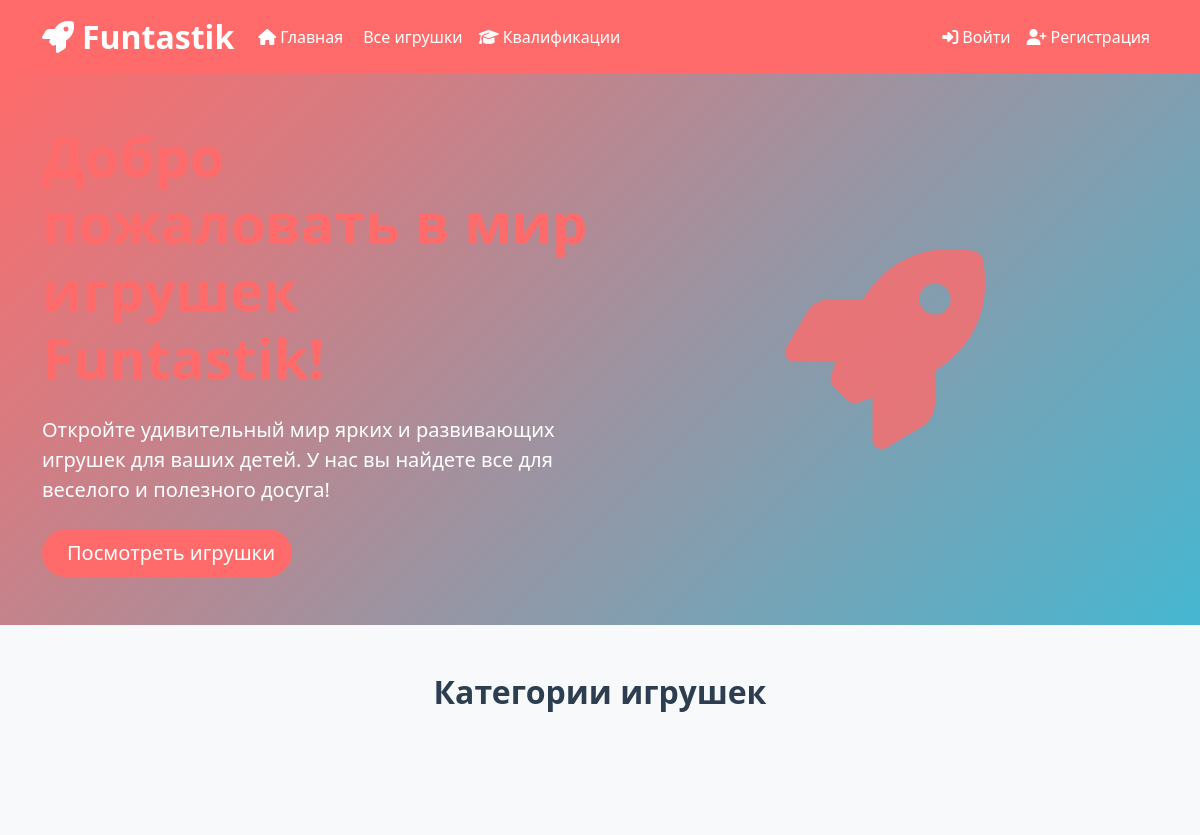
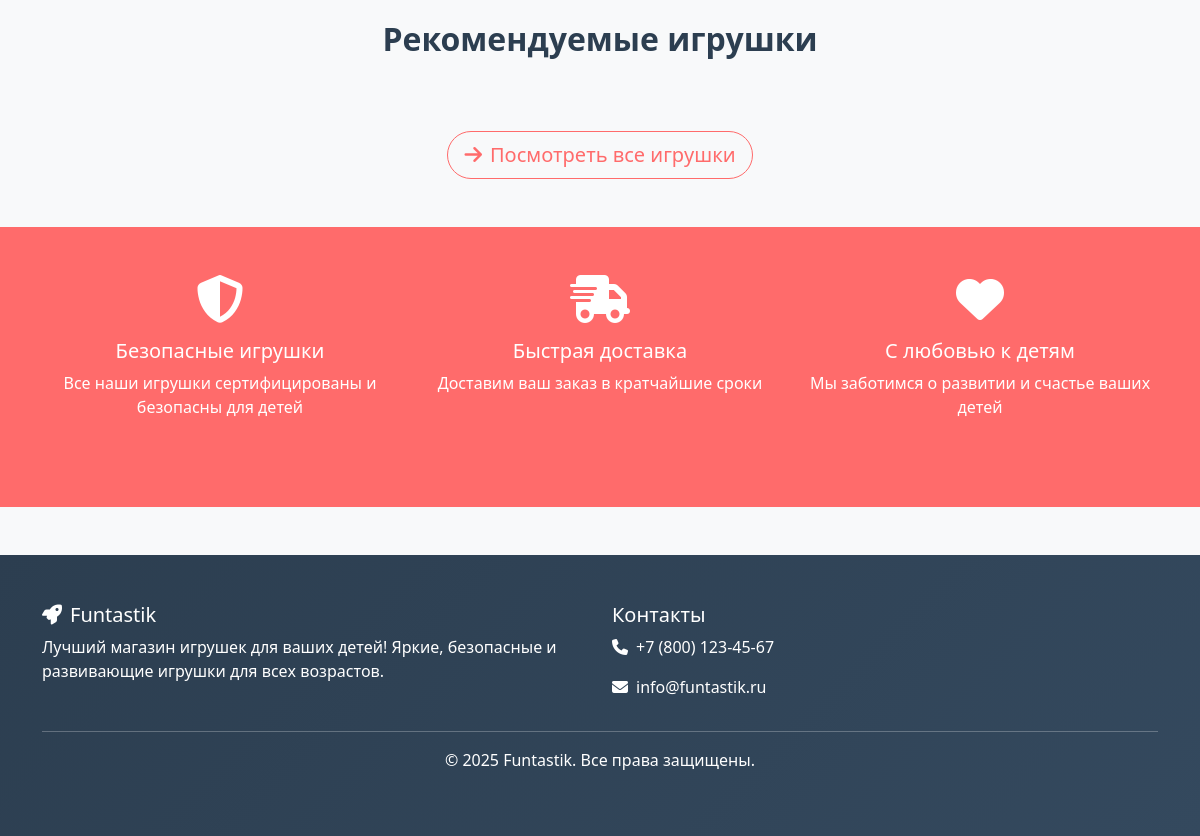
/, run on an earlier commit of the app's database (2 pictures, top to bottom).
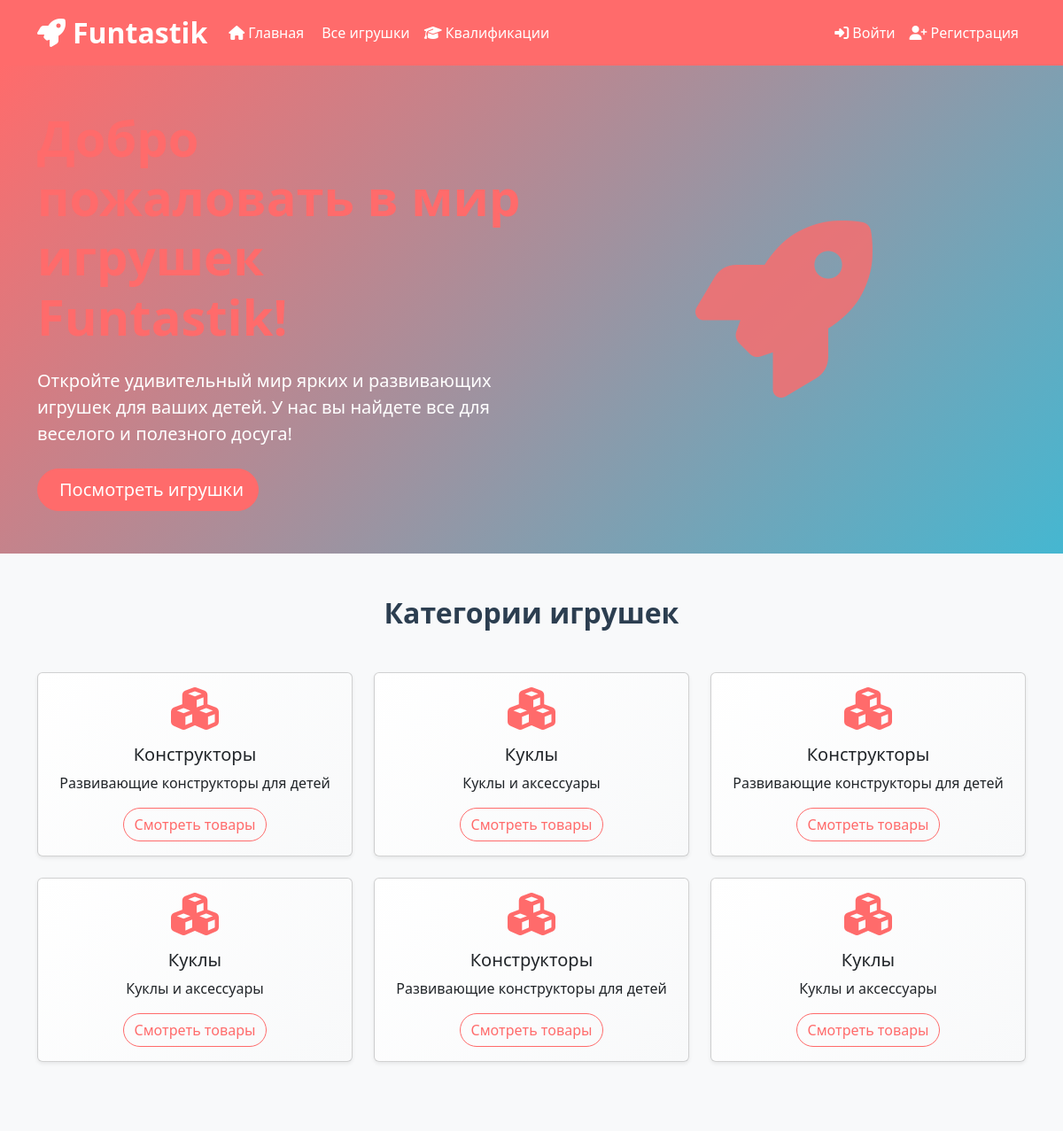
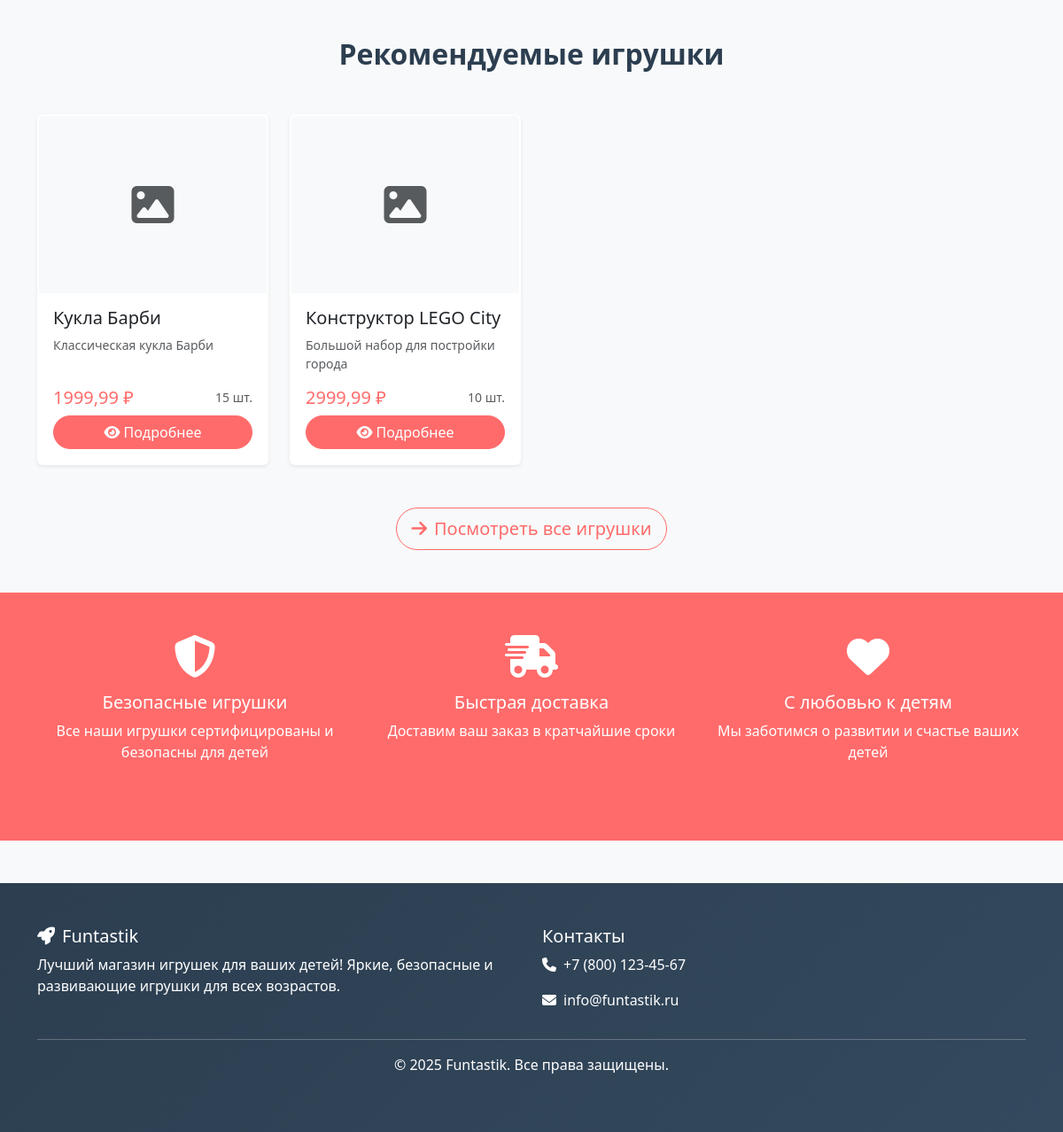
And on a later commit of the database (2 pictures, top to bottom).
### store/models.py (models this page shows, shortened)
class Category(models.Model):
    название = models.CharField(max_length=100, verbose_name="Название категории")
    описание = models.TextField(blank=True, null=True, verbose_name="Описание")
    class Meta:
        verbose_name = "Категория товара"
        verbose_name_plural = "Категории товаров"

class Product(models.Model):
    название = models.CharField(max_length=200, verbose_name="Название товара")
    описание = models.TextField(verbose_name="Описание товара")
    фото_товара = models.ImageField(upload_to='products/', verbose_name="Фото товара", blank=True, null=True)
    цена = models.DecimalField(max_digits=10, decimal_places=2, verbose_name="Цена")
    количество_на_складе = models.IntegerField(verbose_name="Количество на складе")
    категория = models.ForeignKey(Category, on_delete=models.CASCADE, verbose_name="Категория")
    производитель = models.ForeignKey(Manufacturer, on_delete=models.CASCADE, verbose_name="Производитель")
    создан = models.DateTimeField(auto_now_add=True, verbose_name="Дата создания")
    обновлен = models.DateTimeField(auto_now=True, verbose_name="Дата обновления")
    class Meta:
        verbose_name = "Товар"
        verbose_name_plural = "Товары"
        ordering = ['-создан']

### store/views.py (the view)
# urls.py: path('', views.index, name='index'),
def index(request):
    featured_products = Product.objects.filter(количество_на_складе__gt=0)[:8]
    categories = Category.objects.all()
    return render(request, 'store/index.html', {
        'featured_products': featured_products,
        'categories': categories,
    })

### templates/store/index.html (shortened to what this page needs)
{% extends 'base.html' %}
{% load static %}
{% block content %}
<section class="hero-section py-5">
    <div class="container">
        <div class="row align-items-center">
            <div class="col-lg-6">
                <h1 class="display-4 fw-bold text-primary mb-4">
                </h1>
                <p class="lead mb-4">
                    Откройте удивительный мир ярких и развивающих игрушек для ваших детей.
                    У нас вы найдете все для веселого и полезного досуга!
                </p>
                <a href="{% url 'product_list' %}" class="btn btn-primary btn-lg me-3">
                    Посмотреть игрушки
                </a>
            </div>
            <div class="col-lg-6">
                <div class="hero-image text-center">
                    <i class="fas fa-rocket text-primary" style="font-size: 200px; opacity: 0.8;"></i>
                </div>
            </div>
        </div>
    </div>
</section>
<section class="py-5 bg-light">
    <div class="container">
        <h2 class="text-center mb-5 fw-bold">Категории игрушек</h2>
        <div class="row">
            {% for category in categories %}
                <div class="col-md-4 mb-4">
                    <div class="card category-card h-100 shadow-sm">
                        <div class="card-body text-center">
                            <div class="category-icon mb-3">
                                <i class="fas fa-cubes text-primary" style="font-size: 3rem;"></i>
                            </div>
                            <h5 class="card-title">{{ category.название }}</h5>
                            <p class="card-text">{{ category.описание|default:"" }}</p>
                            <a href="{% url 'product_list' %}?category={{ category.id }}" class="btn btn-outline-primary">
                                Смотреть товары
                            </a>
                        </div>
                    </div>
                </div>
            {% endfor %}
        </div>
    </div>
</section>
<section class="py-5">
    <div class="container">
        <h2 class="text-center mb-5 fw-bold">Рекомендуемые игрушки</h2>
        <div class="row">
            {% for product in featured_products %}
                <div class="col-lg-3 col-md-6 mb-4">
                    <div class="card product-card h-100 shadow-sm">
                        {% if product.фото_товара %}
                            <img src="{{ product.фото_товара.url }}" class="card-img-top product-image" alt="{{ product.название }}">
                        {% else %}
                            <div class="card-img-top bg-light d-flex align-items-center justify-content-center" style="height: 200px;">
                                <i class="fas fa-image text-muted" style="font-size: 3rem;"></i>
                            </div>
                        {% endif %}
                        <div class="card-body d-flex flex-column">
                            <h5 class="card-title">{{ product.название }}</h5>
                            <p class="card-text text-muted small">{{ product.описание|truncatewords:10 }}</p>
                            <div class="mt-auto">
                                <div class="d-flex justify-content-between align-items-center mb-2">
                                    <span class="h5 text-primary mb-0">{{ product.цена }} ₽</span>
                                    <small class="text-muted">{{ product.количество_на_складе }} шт.</small>
                                </div>
                                <a href="{% url 'product_detail' product.id %}" class="btn btn-primary w-100">
                                    <i class="fas fa-eye me-1"></i>Подробнее
                                </a>
                            </div>
                        </div>
                    </div>
                </div>
            {% endfor %}
        </div>
        <div class="text-center mt-4">
            <a href="{% url 'product_list' %}" class="btn btn-outline-primary btn-lg">
                <i class="fas fa-arrow-right me-2"></i>Посмотреть все игрушки
            </a>
        </div>
    </div>
</section>
<section class="py-5 bg-primary text-white">
    <div class="container">
        <div class="row text-center">
            <div class="col-md-4 mb-4">
                <div class="feature-item">
                    <i class="fas fa-shield-alt mb-3" style="font-size: 3rem;"></i>
                    <h5>Безопасные игрушки</h5>
                    <p>Все наши игрушки сертифицированы и безопасны для детей</p>
                </div>
            </div>
            <div class="col-md-4 mb-4">
                <div class="feature-item">
                    <i class="fas fa-shipping-fast mb-3" style="font-size: 3rem;"></i>
                    <h5>Быстрая доставка</h5>
                    <p>Доставим ваш заказ в кратчайшие сроки</p>
                </div>
            </div>
            <div class="col-md-4 mb-4">
                <div class="feature-item">
                    <i class="fas fa-heart mb-3" style="font-size: 3rem;"></i>
                    <h5>С любовью к детям</h5>
                    <p>Мы заботимся о развитии и счастье ваших детей</p>
                </div>
            </div>
        </div>
    </div>
</section>
{% endblock %}

### templates/base.html (shortened to what this page needs)
{% load static %}
<!DOCTYPE html>
<html lang="ru">
<head>
    <link href="https://cdn.jsdelivr.net/npm/bootstrap@5.3.0/dist/css/bootstrap.min.css" rel="stylesheet">
    <link href="https://cdnjs.cloudflare.com/ajax/libs/font-awesome/6.4.0/css/all.min.css" rel="stylesheet">
    <link href="{% static 'css/style.css' %}" rel="stylesheet">
</head>
<body>
    <nav class="navbar navbar-expand-lg navbar-light bg-primary">
        <div class="container">
            <a class="navbar-brand text-white fw-bold fs-2" href="{% url 'index' %}">
                <i class="fas fa-rocket me-2"></i>Funtastik
            </a>
            <div class="collapse navbar-collapse" id="navbarNav">
                <ul class="navbar-nav me-auto">
                    <li class="nav-item">
                        <a class="nav-link text-white" href="{% url 'index' %}">
                            <i class="fas fa-home me-1"></i>Главная
                        </a>
                    </li>
                    <li class="nav-item">
                        <a class="nav-link text-white" href="{% url 'product_list' %}">
                            Все игрушки
                        </a>
                    </li>
                    <li class="nav-item">
                        <a class="nav-link text-white" href="{% url 'spec_list' %}">
                            <i class="fas fa-graduation-cap me-1"></i>Квалификации
                        </a>
                    </li>
                </ul>
                <ul class="navbar-nav">
                    {% if user.is_authenticated %}
                        <li class="nav-item">
                            <a class="nav-link text-white" href="{% url 'cart' %}">
                                <i class="fas fa-shopping-cart me-1"></i>Корзина
                            </a>
                        </li>
                        <li class="nav-item dropdown">
                            <a class="nav-link dropdown-toggle text-white" href="#" role="button" data-bs-toggle="dropdown">
                                <i class="fas fa-user me-1"></i>{{ user.username }}
                            </a>
                            <ul class="dropdown-menu">
                                {% if user.is_staff %}
                                    <li><a class="dropdown-item" href="/admin/"><i class="fas fa-cog me-1"></i>Админ-панель</a></li>
                                {% endif %}
                                <li><a class="dropdown-item" href="{% url 'logout' %}"><i class="fas fa-sign-out-alt me-1"></i>Выйти</a></li>
                            </ul>
                        </li>
                    {% else %}
                        <li class="nav-item">
                            <a class="nav-link text-white" href="{% url 'login' %}">
                                <i class="fas fa-sign-in-alt me-1"></i>Войти
                            </a>
                        </li>
                        <li class="nav-item">
                            <a class="nav-link text-white" href="{% url 'register' %}">
                                <i class="fas fa-user-plus me-1"></i>Регистрация
                            </a>
                        </li>
                    {% endif %}
                </ul>
            </div>
        </div>
    </nav>
    <main>
        {% block content %}
        {% endblock %}
    </main>
    <footer class="bg-dark text-white mt-5 py-5">
        <div class="container">
            <div class="row">
                <div class="col-md-6">
                    <h5><i class="fas fa-rocket me-2"></i>Funtastik</h5>
                    <p>Лучший магазин игрушек для ваших детей! Яркие, безопасные и развивающие игрушки для всех возрастов.</p>
                </div>
                <div class="col-md-6">
                    <h5>Контакты</h5>
                    <p><i class="fas fa-phone me-2"></i>+7 (800) 123-45-67</p>
                    <p><i class="fas fa-envelope me-2"></i>info@funtastik.ru</p>
                </div>
            </div>
            <hr>
            <div class="text-center">
                <p>&copy; 2025 Funtastik. Все права защищены.</p>
            </div>
        </div>
    </footer>
</body>
</html>

### static/css/style.css (style rules this page uses)
:root { --primary-color: #ff6b6b; --secondary-color: #4ecdc4; --accent-color: #45b7d1; --warning-color: #f9ca24; --success-color: #6c5ce7; --light-bg: #f8f9fa; --dark-text: #2c3e50; }
body { font-family: 'Segoe UI', Tahoma, Geneva, Verdana, sans-serif; background-color: var(--light-bg); color: var(--dark-text); }
.bg-primary { background-color: var(--primary-color) !important; }
.btn-primary { background-color: var(--primary-color); border-color: var(--primary-color); }
.text-primary { color: var(--primary-color) !important; }
.btn-outline-primary { color: var(--primary-color); border-color: var(--primary-color); }
.hero-section { background: linear-gradient(135deg, var(--primary-color) 0%, var(--accent-color) 100%); color: white; margin-bottom: 0; }
.hero-image { animation: float 3s ease-in-out infinite; }
.product-card { transition: transform 0.3s ease, box-shadow 0.3s ease; border: 2px solid transparent; }
.category-card { transition: transform 0.3s ease, box-shadow 0.3s ease; background: linear-gradient(135deg, #fff 0%, #f8f9fa 100%); }
.category-icon { transition: transform 0.3s ease; }
.feature-item { transition: transform 0.3s ease; }
.navbar-brand { transition: transform 0.3s ease; }
.btn { border-radius: 25px; transition: all 0.3s ease; }
footer { background: linear-gradient(135deg, #2c3e50 0%, #34495e 100%); }

What changed in the data, as far as the page shows it:
added Category: название "Конструкторы", описание "Развивающие конструкторы для детей"
added Category: название "Куклы", описание "Куклы и аксессуары"
added Category: название "Конструкторы", описание "Развивающие конструкторы для детей"
added Category: название "Куклы", описание "Куклы и аксессуары"
added Category: название "Конструкторы", описание "Развивающие конструкторы для детей"
added Category: название "Куклы", описание "Куклы и аксессуары"
added Product: название "Кукла Барби", описание "Классическая кукла Барби", цена "1999,99", количество_на_складе "15"
added Product: название "Конструктор LEGO City", описание "Большой набор для постройки города", цена "2999,99", количество_на_складе "10"
